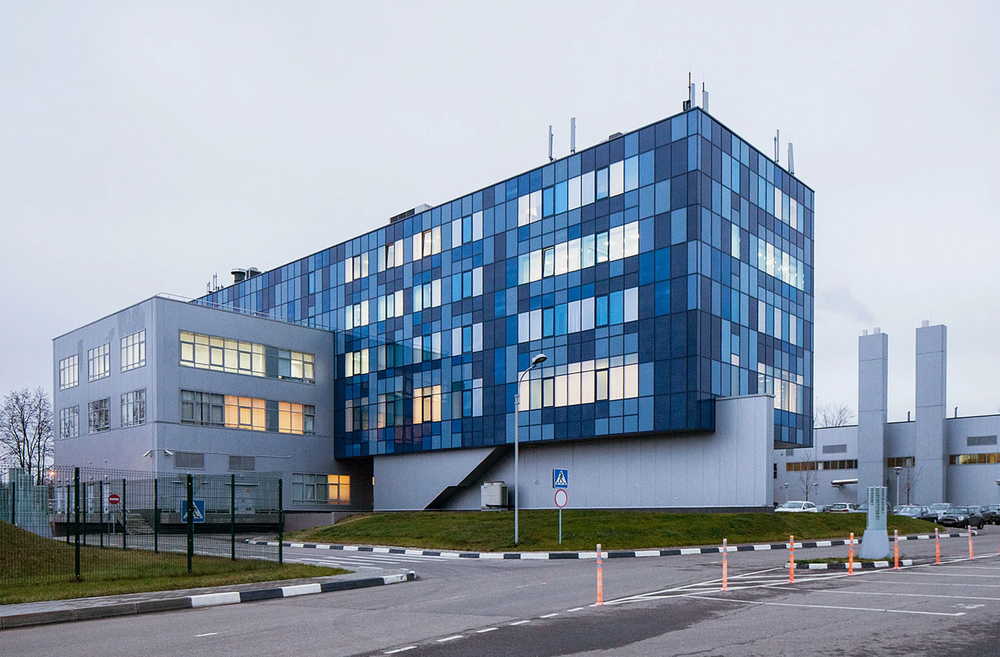
//> input picture Lab3/images/original/RQC.png, 1000 x 657 px, shrunk from 1257 x 826 before the run
$ ./Lab3_noise   (built with g++ and OpenCV 4)
//> lines starting //> are read from the running program, lines starting //| are printed output that depends on the picture
#include<iostream>
#include<opencv2/core.hpp>
#include<opencv2/imgcodecs.hpp>
#include<opencv2/highgui.hpp>
#include<opencv2/imgproc.hpp>
#include<random>
#include<cmath>
#include<iomanip>

cv::Mat impulse_noise(cv::Mat img, double d, double s_vs_p);

cv::Mat additive_noise(cv::Mat img, double var);

cv::Mat multiplicative_noise(cv::Mat img, double var);

cv::Mat gauss_noise(cv::Mat img, double mean, double var);

std::vector<float> unique(const cv::Mat& img, bool sort);

cv::Mat q_noise(cv::Mat img);

int main(){
    const std::string PATH = "/home/den/CV_labs/Lab3/images/original/RQC.png";
    cv::Mat img = cv::imread(PATH, cv::IMREAD_GRAYSCALE);
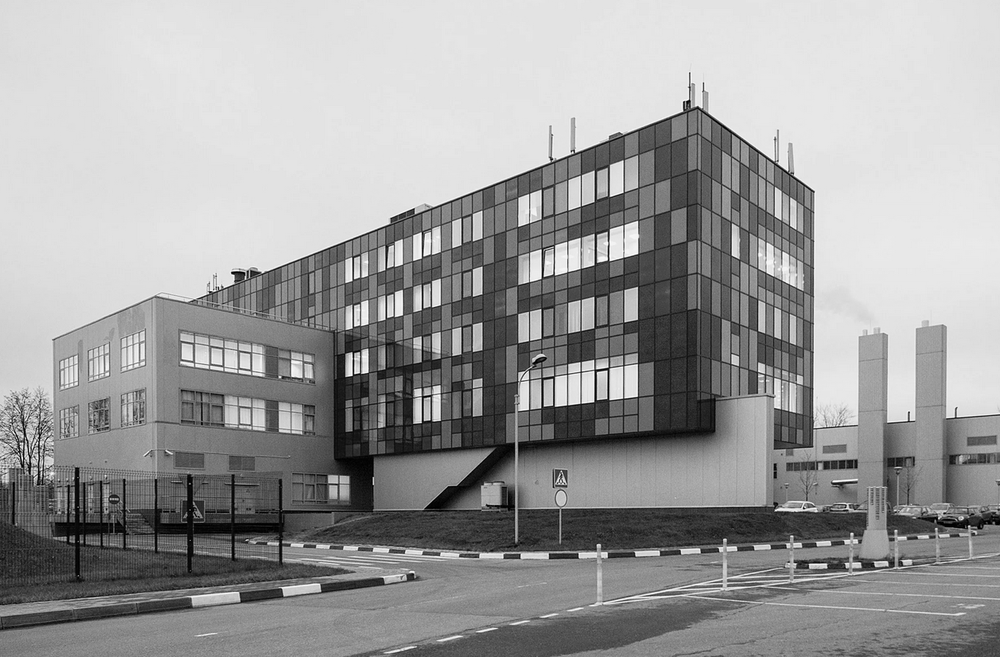
//> img: 657 rows x 1000 cols, CV_8UC1; min 0, max 255, mean 156.6
    cv::Mat img_copy;

    img.copyTo(img_copy);
    cv::imwrite("/home/den/CV_labs/Lab3/images/outputs/noises/img_with_impluse_noise_05sp.png", impulse_noise(img_copy, 0.07, 0.5));

    img.copyTo(img_copy);
    cv::imwrite("/home/den/CV_labs/Lab3/images/outputs/noises/img_with_impluse_noise_0sp.png", impulse_noise(img_copy, 0.07, 0));

    img.copyTo(img_copy);
    cv::imwrite("/home/den/CV_labs/Lab3/images/outputs/noises/img_with_impluse_noise_1sp.png", impulse_noise(img_copy, 0.07, 1));

    img.copyTo(img_copy);
    cv::imwrite("/home/den/CV_labs/Lab3/images/outputs/noises/img_with_additive_noise.png", additive_noise(img_copy, 0.07));


    img.copyTo(img_copy);
    cv::imwrite("/home/den/CV_labs/Lab3/images/outputs/noises/img_with_multiplicative_noise.png", multiplicative_noise(img_copy, 0.07));

    img.copyTo(img_copy);
    cv::imwrite("/home/den/CV_labs/Lab3/images/outputs/noises/img_with_gauss_noise.png", gauss_noise(img_copy, 0, 0.07));

    img.copyTo(img_copy);
    cv::imwrite("/home/den/CV_labs/Lab3/images/outputs/noises/img_with_quant_noise.png", q_noise(img_copy));

    return 0;
}

cv::Mat impulse_noise(cv::Mat img, double d, double s_vs_p){
//> called with d = 0.07, s_vs_p = 0.5
    cv::Mat img_new;
    // Converting img to floating points
    if (img.depth() == CV_8U){
        img.convertTo(img_new, CV_32F, 1.0 / 255);
    }
    else{
        img.copyTo(img_new);
    }

    // Divide into 3 BGR channels
    std::vector<cv::Mat> img_BGR;
    cv::split(img_new, img_BGR);

    // Creating salt and pepper noise (with s_vs_p distribution) for each channel
    for (int channel = 0; channel < img_BGR.size(); channel++){
        img_new = cv::Mat(img_BGR[channel].size(), CV_32F);
        cv::randu(img_new, cv::Scalar(0), cv::Scalar(1));
        if(img_BGR[channel].depth() == CV_8U){
            img_BGR[channel].setTo(cv::Scalar(255), img_new < d * s_vs_p);
        }
        else{
            img_BGR[channel].setTo(cv::Scalar(1), img_new < d * s_vs_p);
        }
        img_BGR[channel].setTo(cv::Scalar(0), (img_new >= d * s_vs_p) & (img_new < d));
    }
//> this loop made 1 pass

    // Merging back to single img
    cv::Mat img_out;
    cv::merge(img_BGR, img_out);
    if (img.depth() == CV_8U){
        img_out.convertTo(img_out, CV_8U, 255);
//> img_out: 657 rows x 1000 cols, CV_8UC1
//> the loop in impulse_noise (call 2), `for (int channel = 0; channel < img_BGR.size(); channel++)` made 1 pass
//> the loop in impulse_noise (call 3), `for (int channel = 0; channel < img_BGR.size(); channel++)` made 1 pass
//> pass 1, in impulse_noise (call 3), `cv::randu(img_new, cv::Scalar(0), cv::Scalar(1));`:
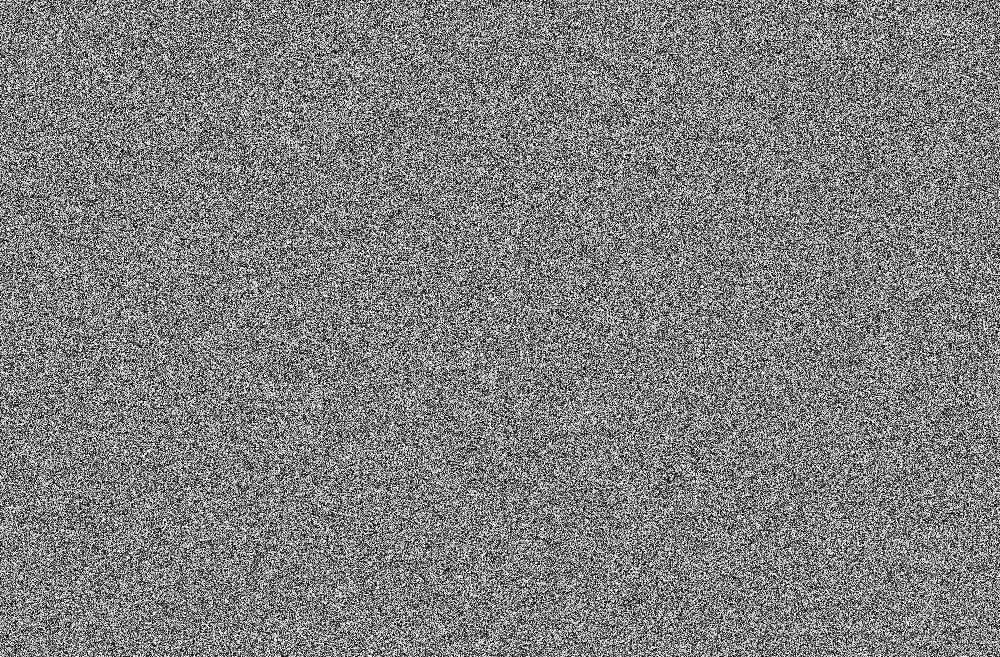
//> img_new: 657 rows x 1000 cols, CV_32FC1; min 3.19e-06, max 1, mean 0.5
//> the loop in additive_noise, `for (int channel = 0; channel < img_BGR.size(); channel++)` made 1 pass
    }
    return img_out;
}

cv::Mat multiplicative_noise(cv::Mat img, double var){
//> called with var = 0.07
    cv::Mat img_new;
    // Converting img to floating points
    if (img.depth() == CV_8U){
        img.convertTo(img_new, CV_32F, 1.0 / 255);
    }
    else{
        img.copyTo(img_new);
    }

    // Divide into 3 BGR channels
    std::vector<cv::Mat> img_BGR;
    cv::split(img_new, img_BGR);

    for (int channel = 0; channel < img_BGR.size(); channel++){
        img_new = cv::Mat(img_BGR[channel].size(), CV_32F);
        cv::Mat img_new_t;
        img_new.convertTo(img_new_t, CV_8U, 255);
        cv::imwrite("real_test_img_new.jpg", img_new_t);
        cv::randn(img_new, cv::Scalar(0), cv::Scalar(std::sqrt(var)));
        if (img_BGR[channel].depth() == CV_8U){
            cv::Mat img_BGR_32f = cv::Mat(img_BGR[channel], CV_32F);
            img_BGR[channel].convertTo(img_BGR_32f, CV_32F);
            img_BGR_32f += img_BGR_32f.mul(img_new);
        }
        else{
            img_BGR[channel] += img_BGR[channel].mul(img_new);
        }
    }
    cv::Mat img_out;
    cv::merge(img_BGR, img_out);
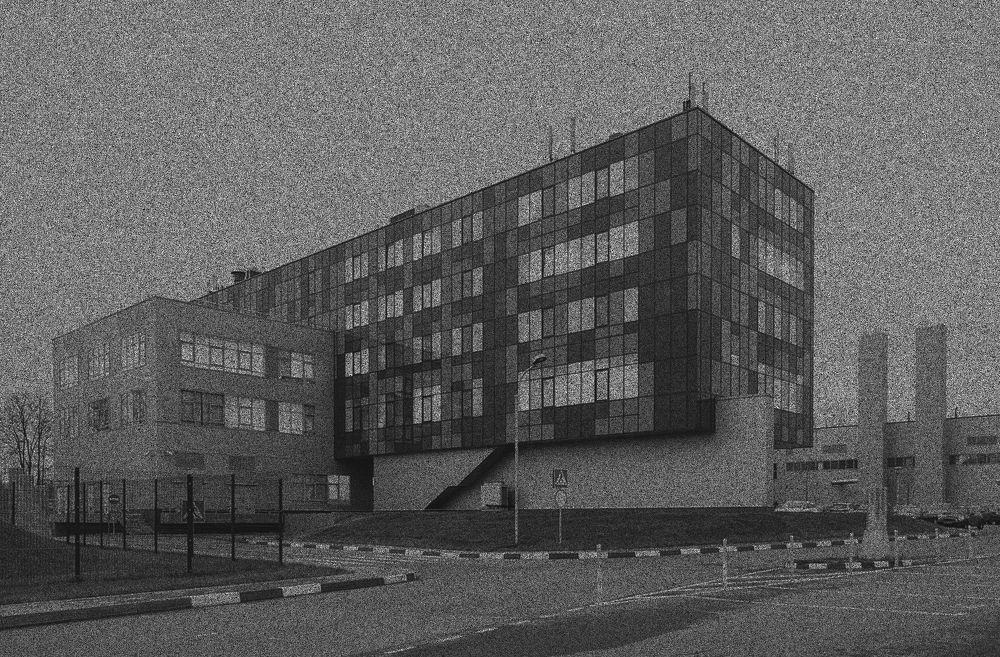
//> img_out: 657 rows x 1000 cols, CV_32FC1; min -0.171, max 1.96, mean 0.614; drawn with min black and max white
    if (img.depth() == CV_8U){
        img_out.convertTo(img_out, CV_8U, 255);
//> img_out: 657 rows x 1000 cols, CV_8UC1
    }

    return img_out;
}

cv::Mat additive_noise(cv::Mat img, double var){
    cv::Mat img_new;
    // Converting img to floating points
    if (img.depth() == CV_8U){
        img.convertTo(img_new, CV_32F, 1.0 / 255);
    }
    else{
        img.copyTo(img_new);
    }

    // Divide into 3 BGR channels
    std::vector<cv::Mat> img_BGR;
    cv::split(img_new, img_BGR);

    for (int channel = 0; channel < img_BGR.size(); channel++){
        img_new = cv::Mat(img_BGR[channel].size(), CV_32F);
        cv::Mat img_new_t;
        img_new.convertTo(img_new_t, CV_8U, 255);
        cv::imwrite("real_test_img_new.jpg", img_new_t);
        cv::randn(img_new, cv::Scalar(0), cv::Scalar(std::sqrt(var)));
        if (img_BGR[channel].depth() == CV_8U){
            cv::Mat img_BGR_32f = cv::Mat(img_BGR[channel], CV_32F);
            img_BGR[channel].convertTo(img_BGR_32f, CV_32F);
            img_BGR_32f += img_new;
        }
        else{
            img_BGR[channel] += img_new;
        }
    }
    cv::Mat img_out;
    cv::merge(img_BGR, img_out);
    if (img.depth() == CV_8U){
        img_out.convertTo(img_out, CV_8U, 255);
    }

    return img_out;
}

cv::Mat gauss_noise(cv::Mat img, double mean, double var){
//> called with mean = 0, var = 0.07
    cv::Mat img_new;
    // Converting img to floating points
    if (img.depth() == CV_8U){
        img.convertTo(img_new, CV_32F, 1.0 / 255);
    }
    else{
        img.copyTo(img_new);
    }

    // Divide into 3 BGR channels
    std::vector<cv::Mat> img_BGR;
    cv::split(img_new, img_BGR);

    for (int channel = 0; channel < img_BGR.size(); channel++){
        img_new = cv::Mat(img_BGR[channel].size(), CV_32F);
        cv::Mat img_new_t;
        img_new.convertTo(img_new_t, CV_8U, 255);
        cv::imwrite("real_test_img_new.jpg", img_new_t);
        cv::randn(img_new, cv::Scalar(mean), cv::Scalar(std::sqrt(var)));
        if (img_BGR[channel].depth() == CV_8U){
            cv::Mat img_BGR_32f = cv::Mat(img_BGR[channel], CV_32F);
            img_BGR[channel].convertTo(img_BGR_32f, CV_32F);
            img_BGR_32f += img_new * 255;
        }
        else{
            img_BGR[channel] += img_new;
        }
    }
//> this loop made 1 pass
//> pass 1, in gauss_noise, `cv::randn(img_new, cv::Scalar(mean), cv::Scalar(std::sqrt(var)));`:
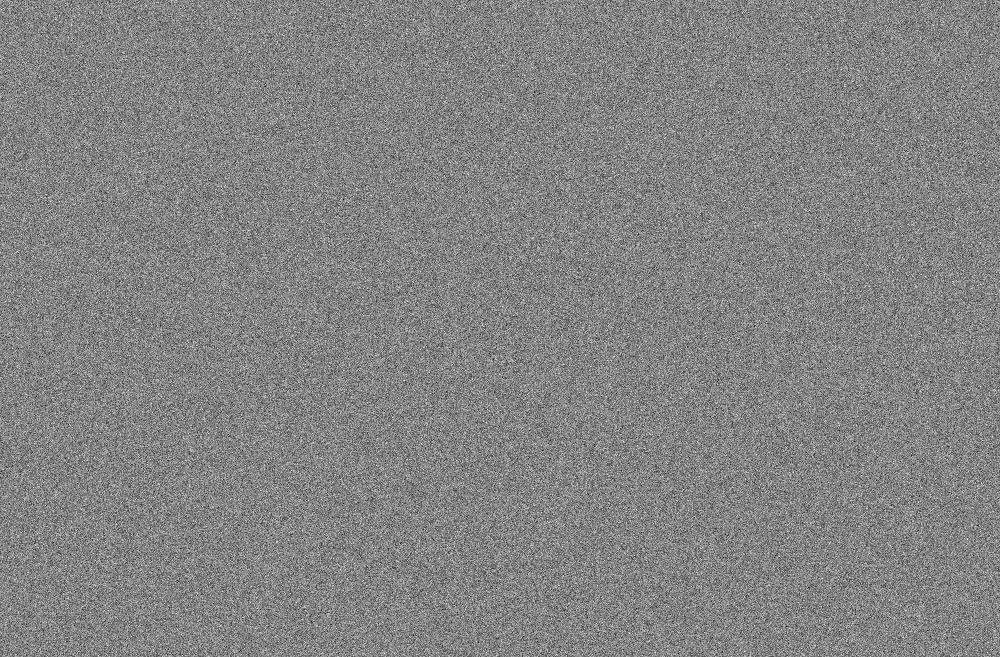
//> img_new: 657 rows x 1000 cols, CV_32FC1; min -1.23, max 1.15, mean -0.00033; drawn with min black and max white
    cv::Mat img_out;
    cv::merge(img_BGR, img_out);
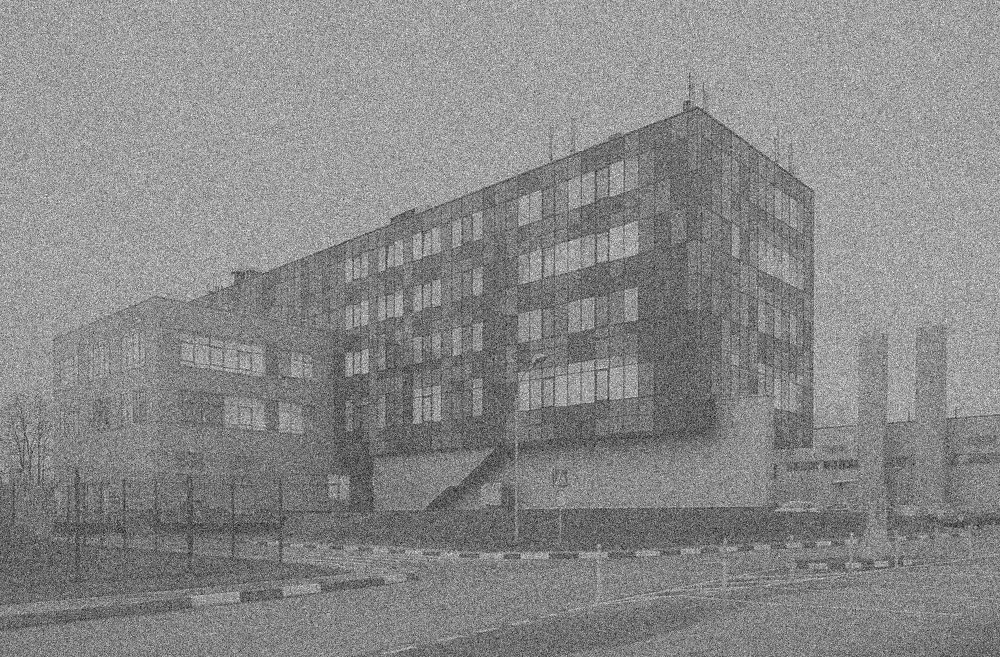
//> img_out: 657 rows x 1000 cols, CV_32FC1; min -1.01, max 2, mean 0.614; drawn with min black and max white
    if (img.depth() == CV_8U){
        img_out.convertTo(img_out, CV_8U, 255);
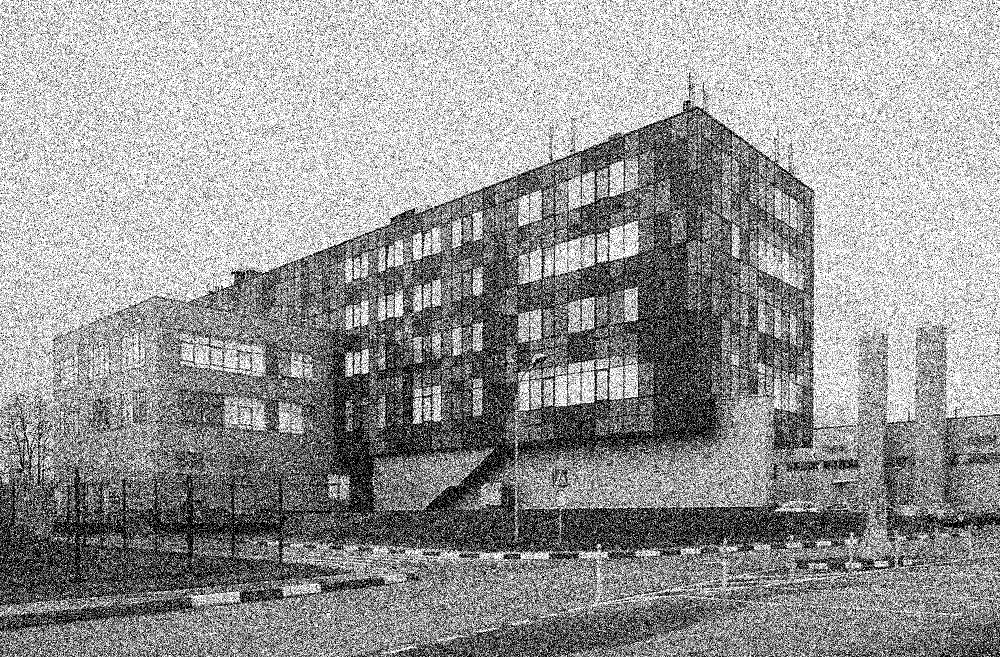
//> img_out: 657 rows x 1000 cols, CV_8UC1; min 0, max 255, mean 151.9
    }

    return img_out;
}

std::vector<float> unique(const cv::Mat& img, bool sort){
//> called with sort = false
    if (img.depth() != CV_32F){
        return std::vector<float>();
    }

    std::vector<float> out;
    int rows = img.rows;
//> rows = 657
    int cols  = img.cols * img.channels();
//> cols = 1000

    if (img.isContinuous()){
        cols *= rows;
//> cols = 657000
        rows = 1;
    }
    for (int y = 0; y < rows; y++){
        const float* ptr = img.ptr<float>(y);
        for (int x = 0; x < cols; x++){
            float value = ptr[x];
            if (std::find(out.begin(), out.end(), value) == out.end()){
                out.push_back(value);
            }
        }
    }
//> after the loop, out = 256 values, max 1 at index 175, min 0 at index 143, mean 0.5

    if (sort){
        std::sort(out.begin(), out.end());
    }
    return out;
}

cv::Mat q_noise(cv::Mat img){
    cv::Mat img_new;
    // Converting img to floating points
    if (img.depth() == CV_8U){
        img.convertTo(img_new, CV_32F, 1.0 / 255);
    }
    else{
        img_new = img.clone();
    }

    size_t vals = unique(img_new, false).size();
//> vals = 256
    vals = (size_t)std::pow(2, std::ceil(std::log2(vals)));
    int rows = img_new.rows;
//> rows = 657
    int cols = img_new.cols * img_new.channels();
//> cols = 1000
    if (img_new.isContinuous()){
        cols *= rows;
//> cols = 657000
        rows = 1;
    }
    using param_t = std::poisson_distribution<int>::param_type;
    std::default_random_engine engine;
    std::poisson_distribution<> poisson;
    for (int i = 0; i < rows; i++){
        float* ptr = img_new.ptr<float>(i);
        for (int j = 0; j < cols; j++){
            ptr[j] = float(poisson(engine, param_t({ ptr[j] * vals }))) / vals;
        }
    }
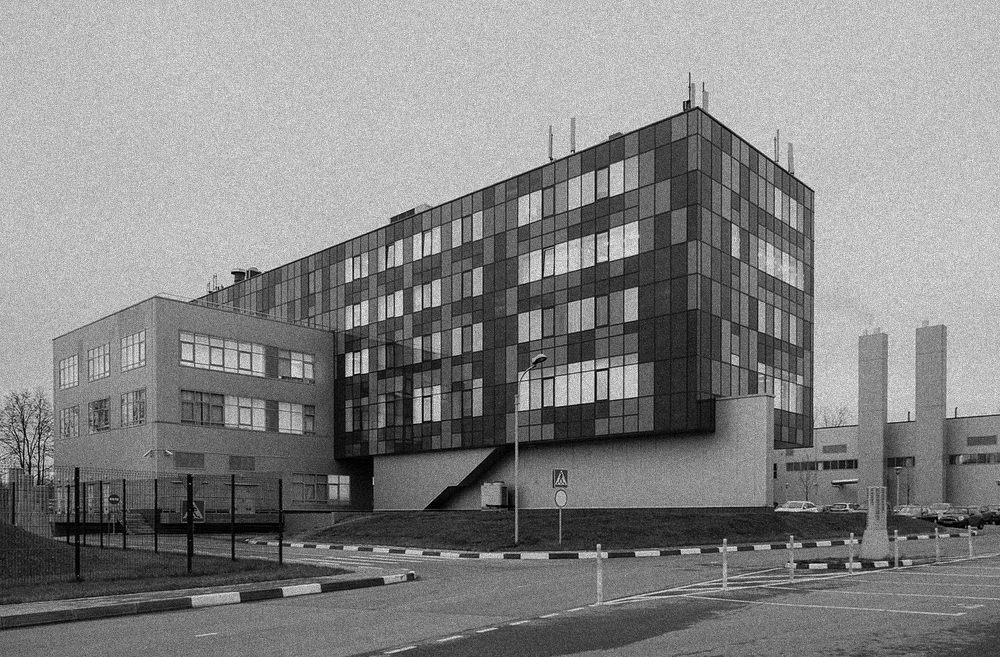
//> img_new: 657 rows x 1000 cols, CV_32FC1; min 0, max 1.18, mean 0.614; drawn with min black and max white
    if(img.depth() == CV_8U){
        img_new.convertTo(img_new, CV_8U, 255);
//> img_new: 657 rows x 1000 cols, CV_8UC1
    }
    return img_new;
}
